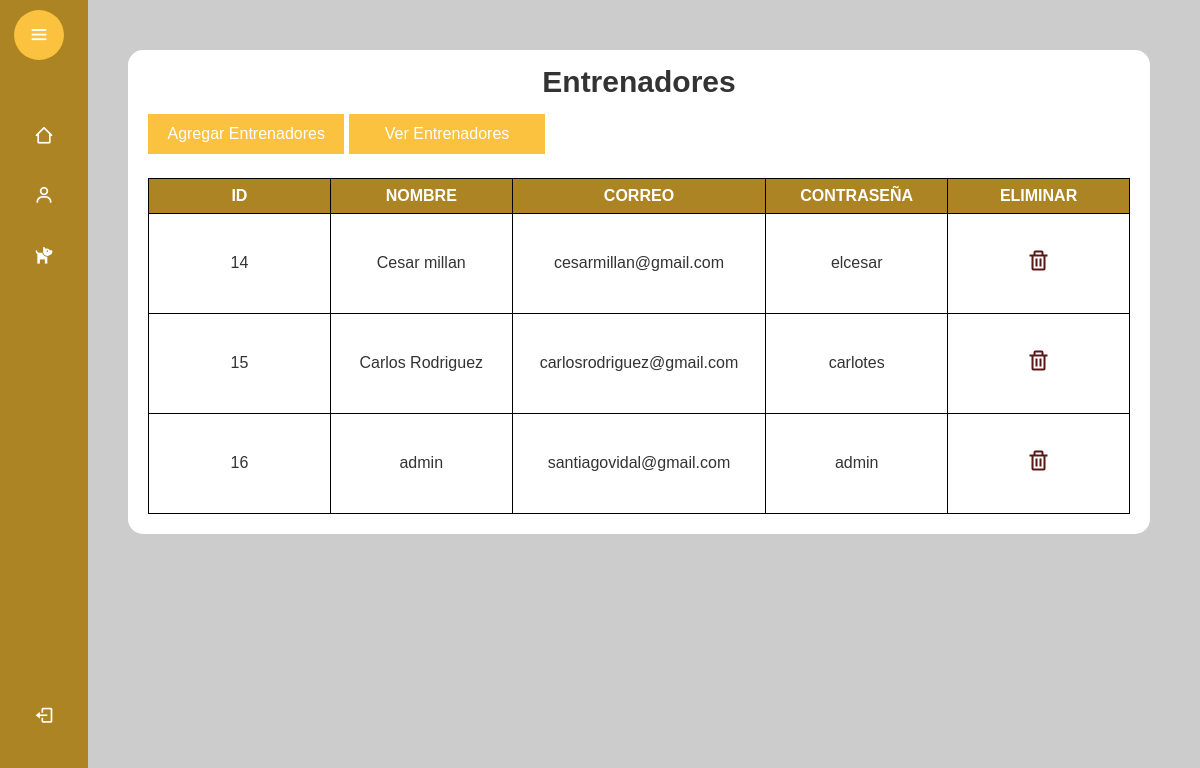
The app's page /validaciones/verentrenadores.php (signed in) with its own data.
### tables this page shows
CREATE TABLE `entrenadores` (
  `id` int(3) NOT NULL,
  `nombre` varchar(50) DEFAULT NULL,
  `correo` varchar(50) DEFAULT NULL,
  `contrasena` varchar(50) DEFAULT NULL
);

### validaciones/verentrenadores.php (the view, shortened to what this page needs)
<!DOCTYPE html>
<html lang="en">
<head>
    <link rel="stylesheet" href="login-style.css">
    <link rel="stylesheet" href="cursos.css">
    <link href='https://unpkg.com/boxicons@2.1.4/css/boxicons.min.css' rel='stylesheet'>
</head>
<body>
    <?php
    include "navbar.php";
    ?>
    <section class="home">
        <div class="containerwhite">
            <div class="text">Entrenadores</div>
            <div class="btnagregar">
                <a href="entrenadores.php">Agregar Entrenadores</a>
                <a href="verentrenadores.php" class="btnverproductos">Ver Entrenadores</a>
            </div>
            <br>
            <table class="tbproductos">
                <tr>
                    <th>ID</th>
                    <th>NOMBRE</th>
                    <th>CORREO</th>
                    <th>CONTRASEÑA</th>
                    <th>ELIMINAR</th>
                </tr>
                <tr>
                    <?php
                    include "conexion.php";
                    $todos_datos = "SELECT * FROM entrenadores ORDER BY id ASC";
                    $resultado = mysqli_query($conectar, $todos_datos);
                    while ($fila = mysqli_fetch_assoc($resultado)) {
                    ?>
                        <td><?php echo $fila["id"]; ?></td>
                        <td><?php echo $fila["nombre"]; ?></td>
                        <td><?php echo $fila["correo"]; ?></td>
                        <td><?php echo $fila["contrasena"]; ?></td>
                        <td><a href="#" onClick="validar('eliminar.php?id=<?php echo $fila["id"]; ?>')"><i class='bx bx-trash'></i></a></td>
                </tr>
            <?php
                    }
            ?>
            </table>
        </div>
    </section>
</body>
</html>

### validaciones/login-style.css (style rules this page uses)
:root { --shadow-color: 0deg 0% 0%; --shadow-elevation-low: -1px 1px 1.6px hsl(var(--shadow-color) / 0.12), -1.7px 1.7px 2.7px -1.2px hsl(var(--shadow-color) / 0.12), -4.3px 4.3px 6.8px -2.5px hsl(var(--shadow-color) / 0.12); --shadow-elevation-medium: -1px 1px 1.6px hsl(var(--shadow-color) / 0.13), -3.5px 3.5px 5.6px -0.8px hsl(var(--shadow-color) / 0.13), -8.8px 8.8px 14px -1.7px hsl(var(--shadow-color) / 0.13), -21.6px 21.6px 34.4px -2.5px hsl(var(--shadow-color) / 0.13); --shadow-elevation-high: -1px 1px 1.6px hsl(var(--shadow-color) / 0.12), -6.6px 6.6px 10.5px -0.4px hsl(var(--shadow-color) / 0.12), -12.5px 12.5px 19.9px -0.7px hsl(var(--shadow-color) / 0.12), -20.6px 20.6px 32.8px -1.1px hsl(var(--shadow-color) / 0.12), -33px 33px 52.5px -1.4px hsl(var(--shadow-color) / 0.12), -51.7px 51.7px 82.3px -1.8px hsl(var(--shadow-color) / 0.12), -78.7px 78.7px 125.2px -2.1px hsl(var(--shadow-color) / 0.12), -116px 116px 184.6px -2.5px hsl(var(--shadow-color) / 0.12); --color1: #c5fa4c; --color2-dark: #ad8423; --color3-light: #fac23e; --color4: #5cad85; --tran2: all 0.2s ease; --tran3: all 0.3s ease; --tran4: all 0.4s ease; --tran5: all 0.5s ease; }
* { box-sizing: border-box; margin: 0px; padding: 0px; }
body { font-family: helvetica; font-size: 16px; line-height: 24px; color: #333; background-color: #cccccc; }
.home { position: absolute; top: 0; left: 250px; height: 100vh; width: calc(100% - 250px); background-color: var(--body-color); transition: var(--tran5); padding: 50px; }
.home .text { font-size: 30px; font-weight: bold; padding: 0px 0px 20px; text-align: center; }
.slidebar.close ~ .home { left: 78px; height: 100vh; width: calc(100% - 78px); }
.containerwhite { background-color: white; border-radius: 15px; padding: 20px; }

### validaciones/cursos.css (style rules this page uses)
.btnagregar { text-align: left; }
.btnagregar a { padding: 0.5em 1em; display: inline-block; background-color: var(--color3-light); color: white; text-decoration: none; width: 20%; text-align: center; }
table { width: 100%; border: 1px solid #000; border-collapse: collapse; }
th, td { width: 14%; height: 100px; text-align: center; vertical-align: middle; border: 1px solid #000; border-collapse: collapse; padding: 0.3em; }
th { background: var(--color2-dark); color: white; height: fit-content; }
i { text-decoration: none; font-size: x-large; color: rgb(90, 21, 21); }

### records on screen
entrenadores: id "14", nombre "Cesar millan", correo "cesarmillan@gmail.com", contrasena "elcesar"
entrenadores: id "15", nombre "Carlos Rodriguez", correo "carlosrodriguez@gmail.com", contrasena "carlotes"
entrenadores: id "16", nombre "admin", correo "santiagovidal@gmail.com", contrasena "admin"
